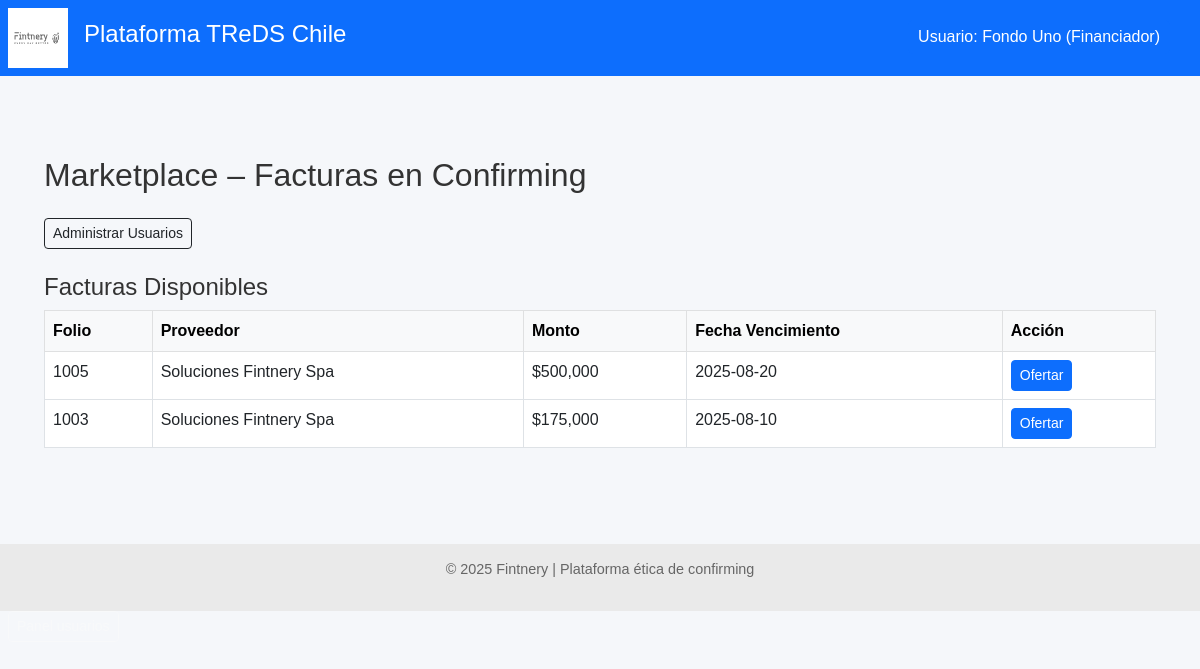
The app's page /financiador/marketplace (signed in), older data.
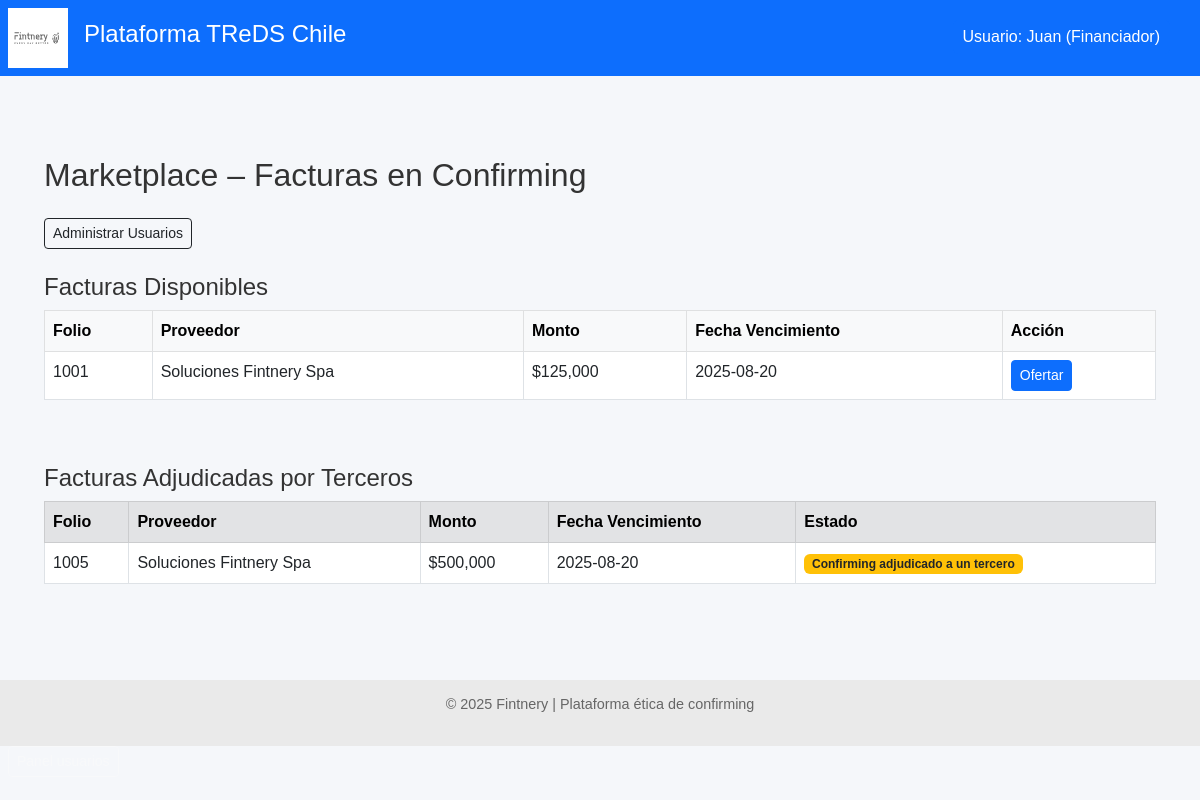
The same page, newer data.
### models.py (models this page shows)
class FacturaDB(Base):
    __tablename__ = "facturas"
    id = Column(Integer, primary_key=True, index=True)
    rut_emisor = Column(String, index=True)
    rut_receptor = Column(String)
    tipo_dte = Column(String)
    folio = Column(Integer)
    monto = Column(Integer)
    estado_dte = Column(String)
    razon_social_emisor = Column(String)
    razon_social_receptor = Column(String)
    fecha_emision = Column(Date)
    fecha_vencimiento = Column(Date)
    fecha_vencimiento_original = Column(Date, nullable=True)
    modificacion_aceptada_por_proveedor = Column(Boolean, nullable=True, default=None)
    confirming_solicitado = Column(Boolean, default=False)
    origen_confirmacion = Column(String, default="Desconocido")
    financiador_adjudicado = Column(String, nullable=True)
    proveedor_id = Column(Integer, ForeignKey("proveedores.id"))
    proveedor = relationship("Proveedor", back_populates="facturas")
    pagador_id = Column(Integer, ForeignKey("pagadores.id"))
    pagador = relationship("Pagador", back_populates="facturas")
    ofertas = relationship("OfertaFinanciamiento", back_populates="factura")
    financiador = relationship(
        "Financiador",
        primaryjoin=Financiador.id == foreign(cast(financiador_adjudicado, Integer)), viewonly=True,
        uselist=False,
    )

class Financiador(Base):
    __tablename__ = "financiadores"
    id = Column(Integer, primary_key=True, index=True)
    nombre = Column(String, nullable=False)
    usuario = Column(String, unique=True, index=True, nullable=False)
    clave_hash = Column(String, nullable=False)
    fondo_id = Column(Integer, ForeignKey("fondos.id"), nullable=False)
    fondo = relationship("Fondo", back_populates="financiadores")
    es_admin = Column(Boolean, default=False)
    costo_fondos_mensual = Column(Float, default=0.0)  # ← Explicita unidad mensual
    fecha_costo_fondos = Column(Date, default=None)    # ← Fecha de carga más reciente
    condiciones = relationship(
        "CondicionesPorPagador",
        back_populates="financiador",
        cascade="all, delete-orphan"
    )
    ofertas = relationship("OfertaFinanciamiento", back_populates="financiador")

### routers/financiador.py (the view)
@router.get("/marketplace")
def ver_marketplace(request: Request, db: Session = Depends(get_db)):
    financiador_id = request.session.get("financiador_id")
    if not financiador_id:
        return RedirectResponse("/financiador/login", 303)
    financiador = db.query(Financiador).get(financiador_id)
    hoy = date.today()
    if not financiador.es_admin and financiador.fecha_costo_fondos != hoy:
        raise HTTPException(
            status_code=403,
            detail="Costo de fondos no disponible todavía. Intente más tarde.",
        )
    if financiador.es_admin and financiador.fecha_costo_fondos != hoy:
        return RedirectResponse("/financiador/costo-fondos", 303)
    disponibles = (
        db.query(FacturaDB)
        .filter(
            FacturaDB.estado_dte == "Confirming solicitado",
            FacturaDB.financiador_adjudicado.is_(None),
        )
        .all()
    )
    mias = (
        db.query(FacturaDB)
        .filter(
            FacturaDB.financiador_adjudicado == str(financiador_id),
            FacturaDB.estado_dte == "Confirming adjudicado",
        )
        .all()
    )
    otras = (
        db.query(FacturaDB)
        .filter(
            FacturaDB.estado_dte == "Confirming adjudicado",
            FacturaDB.financiador_adjudicado != str(financiador_id),
        )
        .all()
    )
    ofertas_propias = {
        o.factura_id: o
        for o in db.query(OfertaFinanciamiento)
        .filter_by(financiador_id=financiador_id)
        .all()
    }
    return templates.TemplateResponse(
        "marketplace_financiador.html",
        {
            "request": request,
            "financiador_nombre": financiador.nombre,
            "disponibles": disponibles,
            "mias": mias,
            "otras": otras,
            "ofertas_propias": ofertas_propias,
        },
    )

### templates/marketplace_financiador.html (shortened to what this page needs)
{% extends "base.html" %}
{% block content %}
<div class="container mt-5">
  <h2 class="mb-4">Marketplace – Facturas en Confirming</h2>
{% if request.session.get("es_admin") %}
  <div class="mb-3">
    <a href="/financiador/usuarios" class="btn btn-outline-dark btn-sm">
      Administrar Usuarios
    </a>
  </div>
{% endif %}
  {% if disponibles %}
  <h4 class="mt-4">Facturas Disponibles</h4>
  <div class="table-responsive">
    <table class="table table-bordered table-hover bg-white">
      <thead class="table-light">
        <tr>
          <th>Folio</th>
          <th>Proveedor</th>
          <th>Monto</th>
          <th>Fecha Vencimiento</th>
          <th>Acción</th>
        </tr>
      </thead>
      <tbody>
      {% for f in disponibles %}
        <tr>
          <td>{{ f.folio }}</td>
          <td>{{ f.razon_social_emisor }}</td>
          <td>${{ '{:,.0f}'.format(f.monto) }}</td>
          <td>{{ f.fecha_vencimiento }}</td>
          <td>
            {% if f.id in ofertas_propias %}
              <form action="/financiador/ver-oferta/{{ ofertas_propias[f.id].id }}" method="get" class="d-inline">
                <button class="btn btn-sm btn-outline-info">Ver oferta</button>
              </form>
              <form action="/financiador/ofertar/{{ f.id }}" method="get" class="d-inline">
                <button class="btn btn-sm btn-outline-primary">Editar oferta</button>
              </form>
            {% else %}
              <form action="/financiador/ofertar/{{ f.id }}" method="get" class="d-inline">
                <button class="btn btn-sm btn-primary">Ofertar</button>
              </form>
            {% endif %}
          </td>
        </tr>
      {% endfor %}
      </tbody>
    </table>
  </div>
  {% endif %}
  {% if otras %}
  <h4 class="mt-5">Facturas Adjudicadas por Terceros</h4>
  <div class="table-responsive">
    <table class="table table-bordered table-hover bg-light">
      <thead class="table-secondary">
        <tr>
          <th>Folio</th>
          <th>Proveedor</th>
          <th>Monto</th>
          <th>Fecha Vencimiento</th>
          <th>Estado</th>
        </tr>
      </thead>
      <tbody>
      {% for f in otras %}
        <tr>
          <td>{{ f.folio }}</td>
          <td>{{ f.razon_social_emisor }}</td>
          <td>${{ '{:,.0f}'.format(f.monto) }}</td>
          <td>{{ f.fecha_vencimiento }}</td>
          <td>
            <span class="badge bg-warning text-dark">
              Confirming adjudicado a un tercero
            </span>
          </td>
        </tr>
      {% endfor %}
      </tbody>
    </table>
  </div>
  {% endif %}
</div>
{% endblock %}

### templates/base.html (shortened to what this page needs)
<!DOCTYPE html>
<html lang="es">
<head>
    <link href="https://cdn.jsdelivr.net/npm/bootstrap@5.3.0/dist/css/bootstrap.min.css" rel="stylesheet">
    <link rel="stylesheet" href="/static/styles.css">
</head>
<body>
    <header class="main-header d-flex align-items-center bg-primary text-white p-2">
        <img src="/static/LogoFIntneryWeb.svg" alt="Fintnery" class="logo me-3" style="height: 60px;">
        <h1 class="titulo-principal">Plataforma TReDS Chile</h1>
    </header>
    <main>
        {% block content %}{% endblock %}
    </main>
    <footer class="footer text-center mt-5">
        <p>&copy; 2025 Fintnery | Plataforma ética de confirming</p>
    </footer>
    {% if financiador_nombre or proveedor_nombre or pagador_nombre %}
    <div style="position: absolute; top: 20px; right: 30px; color: white; background-color: #0d6efd; padding: 5px 10px; border-radius: 5px;">
        Usuario:
        {% if financiador_nombre %}{{ financiador_nombre }} (Financiador){% endif %}
    </div>
    {% endif %}
    {% if request.session.get('es_admin') %}
    <a href="/financiador/usuarios" class="btn btn-sm btn-outline-light ms-2">Panel usuarios</a>
    {% endif %}
</body>
</html>

Row changes from the older to the newer data that the page shows:
no longer on this page (row edited): FacturaDB: folio "1003", razon_social_emisor "Soluciones Fintnery Spa", monto "175,000", fecha_vencimiento "2025-08-10", shown under "Facturas Disponibles"
now on this page (row edited): FacturaDB: folio "1001", razon_social_emisor "Soluciones Fintnery Spa", monto "125,000", fecha_vencimiento "2025-08-20", shown under "Facturas Disponibles"
changed FacturaDB (number 2 of 2 on the later page): moves from the list under "Facturas Disponibles" to the list under "Facturas Adjudicadas por Terceros"
changed Financiador: nombre "Fondo Uno" → "Juan"
Text that changed along with them:
text now shown: "Facturas Adjudicadas por Terceros Folio Proveedor Monto Fecha Vencimiento Estado"
